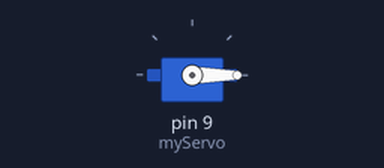
Simulated run of this sketch. Board: Arduino Uno, built with avr-gcc and run on an emulated ATmega328P. Parts: servo. At 8.0 s the program stops and its outputs stay as they are.

Above: at 0.05 s.
Timing chart, 0 to 3.0 s (numbered marks = the images above):
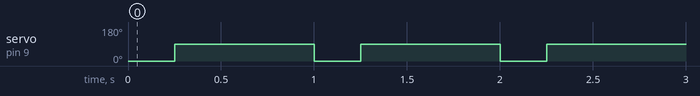

The sketch:

zkouseni_hmustku.ino
```cpp
#include <Servo.h>

Servo myServo;   // Vytvoření objektu pro servomotor
int totalAngle = 0;  // Proměnná pro sledování celkového otočeného úhlu

void setup() {
  myServo.attach(9);  // Připojení serva na pin 9 (můžeš změnit podle zapojení)
}

void loop() {
  if (totalAngle < 360) {  // Kontrola, zda ještě nedosáhl 360°
    myServo.write(0);      // Roztočení serva jedním směrem
    delay(250);            // Přibližné otočení o 45 stupňů
    myServo.write(90);     // Zastavení serva
    delay(750);           // Čekání po dobu 2 sekund

    totalAngle += 45;      // Přičtení 45 stupňů k celkovému úhlu
  } else {
    myServo.write(90);     // Servo zůstane zastavené po dosažení 360°
    while (true);          // Ukončení programu, když je dosaženo 360°
  }
}
```

Measured:
- by itself, servo on pin 9 (myServo): alternates 90° for 0.75 s and 0° for 0.25 s, 15 changes in all, then stays 90°
